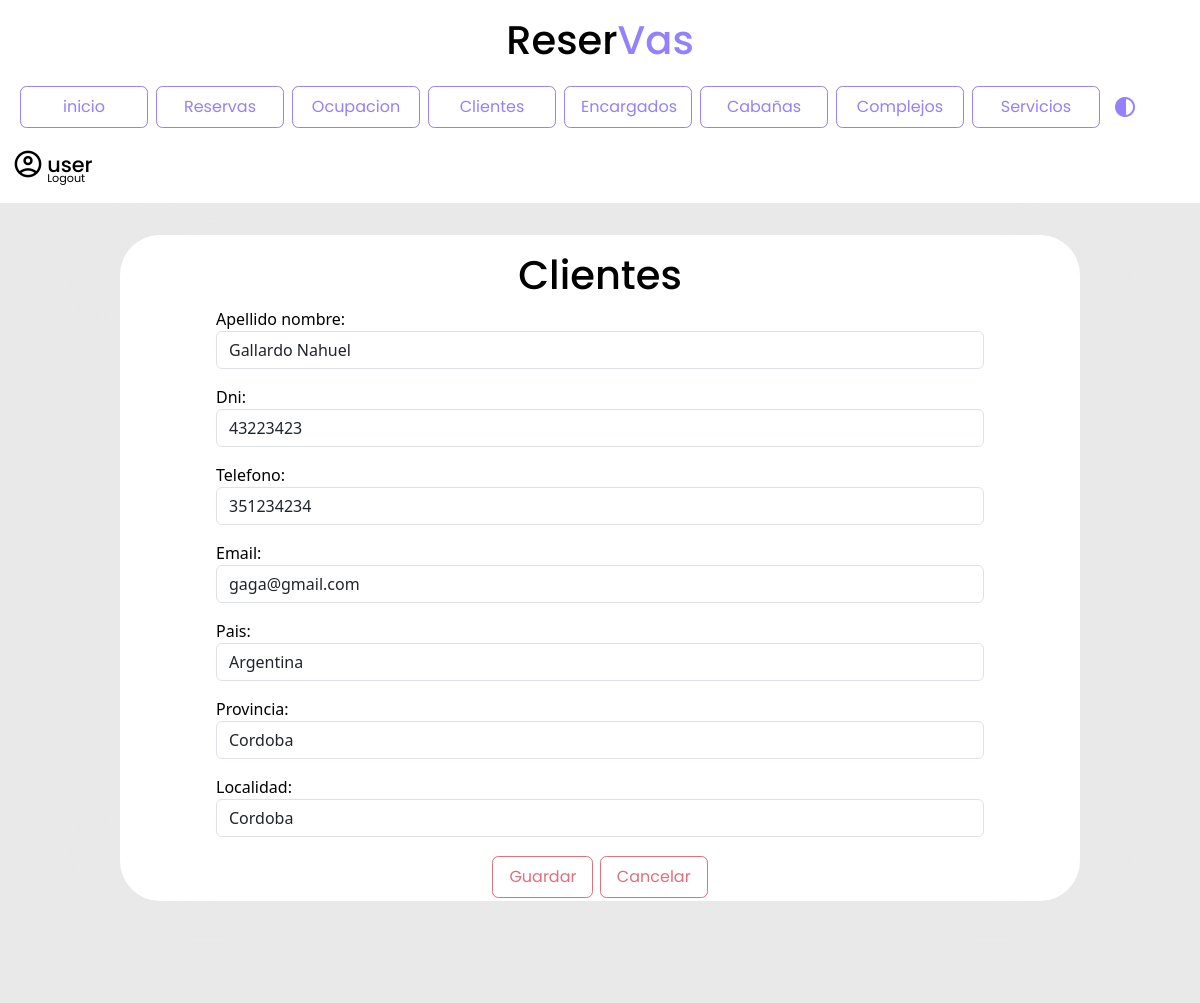
Screenshot of /clientes/clienteModif/1/ (signed in) with the database file from the repository.
### reservas/models.py (models this page shows, shortened)
class Cliente(models.Model):
    dni = models.IntegerField()
    apellido_nombre = models.CharField(max_length=100)
    telefono = models.CharField(max_length=30)
    email = models.CharField(max_length=50, default="user@gmail.com")
    pais = models.CharField(max_length=30, default="Argentina")
    provincia = models.CharField(max_length=30, default="Cordoba")
    localidad = models.CharField(max_length=30, default="Cordoba")

### reservas/views.py (the view)
# urls.py: path('clientes/clienteModif/<int:pk>/', views.modif_cliente.as_view(), name='modif_cliente'),
class modif_cliente(LoginRequiredMixin, UpdateView):
    login_url = '/login/'
    model = Cliente
    form_class = formCliente
    template_name = 'form_cliente.html'
    success_url = reverse_lazy('lista_clientes')

### reservas/forms.py
class formCliente(forms.ModelForm):
    class Meta:
        model = Cliente
        fields = ('apellido_nombre', 'dni', 'telefono', 'email', 'pais', 'provincia', 'localidad')
        widgets = {
            'apellido_nombre': forms.TextInput(attrs={'class': 'form-control', 'placeholder': 'Ingrese su Nombre y Apellido'}),
            'dni': forms.NumberInput(attrs={'class': 'form-control', 'placeholder': 'Ingrese su Número de Documento'}),
            'telefono': forms.NumberInput(attrs={'class': 'form-control', 'placeholder': 'Ingrese su Teléfono'}),
            'email': forms.EmailInput(attrs={'class': 'form-control' , 'placeholder': 'Ingrese su Correo Electrónico'}),
            'pais': forms.TextInput(attrs={'class': 'form-control', 'placeholder': 'Ingrese su Pais de Origen'}),
            'provincia': forms.TextInput(attrs={'class': 'form-control', 'placeholder': 'Ingrese su Provincia de Origen'}),
            'localidad': forms.TextInput(attrs={'class': 'form-control', 'placeholder': 'Ingrese su Localidad de Origen'}),
        }

### reservas/templates/form_cliente.html (shortened to what this page needs)
{% include 'navbar.html' %}
{% load static %}
{% block content %}
<div class="contenedor2">
    <div class="formulario">
        <div class="row">
            <h1 class="titulo">Clientes</h1>
            <form method="post" enctype="multipart/form-data">
                {{form.as_p}}
                <div class="contenedorBotones">
                    <button class="botonSecundario" type="submit">Guardar</button>
                    <a class="botonSecundario" href="{% url 'lista_clientes' %}">Cancelar</a>
                </div>
            </form>
        </div>
    </div>
</div>
{% endblock %}

### reservas/templates/navbar.html (shortened to what this page needs)
{% extends 'base.html' %}
{% load static %}
{% block content %}
<header>
    <h1>Reser<span>Vas</span></h1>
</header>
<nav class="navbar navbar-expand-lg">
    <div class="container-fluid">
        <div class="navbar collapse navbar-collapse" id="navbarSupportedContent" >
            <ul class="navbar-nav me-auto mb-2 mb-lg-0">
                <li class="nav-item">
                    <a class="botonPrimario" href="/">inicio</a>
                </li>
                <li class="nav-item">
                    <a class="botonPrimario" href="/reservas">Reservas</a>
                </li>
                <li class="nav-item">
                    <a class="botonPrimario" href="{% url 'cabanias_disponibles' %}">Ocupacion</a>
                </li>
                <li class="nav-item">
                    <a class="botonPrimario" href="/clientes">Clientes</a>
                </li>
                <li class="nav-item">
                    <a class="botonPrimario" href="/encargados">Encargados</a>
                </li>
                <li class="nav-item">
                    <a class="botonPrimario" href="/cabanias">Cabañas</a>
                </li>
                <li class="nav-item">
                    <a class="botonPrimario" href="/complejos">Complejos</a>
                </li>
                <li class="nav-item">
                    <a class="botonPrimario"  href="/servicios">Servicios</a>
                </li>
                <button type="button" class="btn dark-mode">
                    <span class="material-symbols-outlined" id="botonDarkMode">
                    </span>
                </button>
            </ul>
            <div class="contenedorUsuario">
                <span class="material-symbols-outlined">
                </span>
                <div>
                    {% if request.user.is_authenticated %}
                    <h4 class="user">{{ request.user.username }}</h4>
                    <a href="/logout/">Logout</a>
                    {% else %}
                    <a href="/login/">Login</a>
                    {% endif %}
                </div>
            </div>
        </div>
    </div>
</nav>
{% endblock %}

### reservas/static/css/general.css (style rules this page uses)
:root { --font-family: 'poppins' sans-serif ; --color-primary: #9381ff; --color-danger: #e16f7c; --color-white: #fff; --color-dark: #000; --color-cyan: #51D6FF; --color-Terciary:#ff8811; --color-dark-variant: #E8F1F2; --color-background: #e9e9e9; --card-border-radius: 2rem; --border-radius-1: 0.4rem; --border-radius-2: 1.2rem; --card-padding: 1.8rem; --padding-1: 1.2rem; --box-shadow: 0 1rem 2rem var(--color-light); --bs-emphasis-color:var(--color-danger); --bs-table-striped-color:var(--color-dark-variant) }
html, body { margin: 0; padding: 0; height: 100%; width: 100%; background-color: var(--color-background); }
.contenedor2 { min-height: 100%; min-width: 100%; background-color: var(--color-background); overflow-y: auto; }
.detalle h1,h3,h4,p { color: var(--color-dark); }
.navbar { background-color: var(--color-white); display: flex; margin: auto; }
.navbar a.botonPrimario { justify-content: center; width: 8rem; }
header { position: relative; background-color:var(--color-white); height: 4rem; font-family: 'poppins', sans-serif; text-align: center; }
header h1 { color: var(--color-dark); background-color: var(--color-white); position: relative; top: 1rem; }
header span { color: var(--color-primary); transition: ease .8s; }
.botonPrimario { padding: 1rem; font-family: 'poppins', sans-serif; font-size: 1rem; font-weight:400; line-height: 0.5; margin-left:0.5rem; margin-top:0.4rem ; display: inline-block; text-align: center; text-decoration: none; vertical-align: middle; cursor: pointer; border: 0.1rem solid var(--color-primary); border-radius: var(--border-radius-1); background-color: var(--color-white); user-select: none; transition:ease-in-out 0.35s all; width: 10rem; text-decoration: none; color: var(--color-primary); }
.botonSecundario { padding: 1rem; margin:0.2rem; font-family: 'poppins', sans-serif; font-size: 1rem; font-weight:400; line-height: 0.5; display: inline-block; text-align: center; text-decoration: none; vertical-align: middle; cursor: pointer; border: 0.1rem solid #e16f7c; border-radius: var(--border-radius-1); background-color: transparent; user-select: none; transition:ease-in-out 0.35s all; text-decoration: none; color: #e16f7c; }
.formulario { position: relative; top: 2rem; width: 80%; margin: auto; background-color: var(--color-white); border-radius: 2.5rem; box-shadow: 0.05rem 0.05rem 4rem var(--color-background); }
p { width: 80%; margin: auto; }
.formulario h1 { color: var(--color-dark); font-family: 'poppins', sans-serif; text-align: center; margin-top: 1rem; }
.contenedorBotones { width: 100%; margin: auto; top: 0; display: flex; justify-content: center; }
label { color: var(--color-dark); display: inline-block; width: 150px; }
.contenedorUsuario { color: var(--color-dark); display: flex; flex-direction: row; transition: ease .8s; margin-right: 3rem; margin-top: 1rem; font-family: 'poppins', sans-serif; background-color: transparent; }
.contenedorUsuario span { margin-right: .2rem; font-size: 2rem; background-color: transparent; transition: ease .5s; }
.contenedorUsuario h4 { font-size: 1.3rem; margin-top: .3rem; transition: ease .5s; }
.contenedorUsuario div { display: flex; flex-direction: column; }
.contenedorUsuario div a { text-decoration: none; color: var(--color-dark); transition: ease .8s; margin-top: -1rem; font-size: .7rem; }
#botonDarkMode { color: var(--color-primary); margin-top: .5rem; }
a:link, a:visited, a:active { text-decoration: none; }

### rows the page displays
Cliente: apellido_nombre "Gallardo Nahuel", dni "43223423", telefono "351234234", email "gaga@gmail.com", pais "Argentina", provincia "Cordoba", localidad "Cordoba"

### other values shown
{{ request.user.username }} "user"
